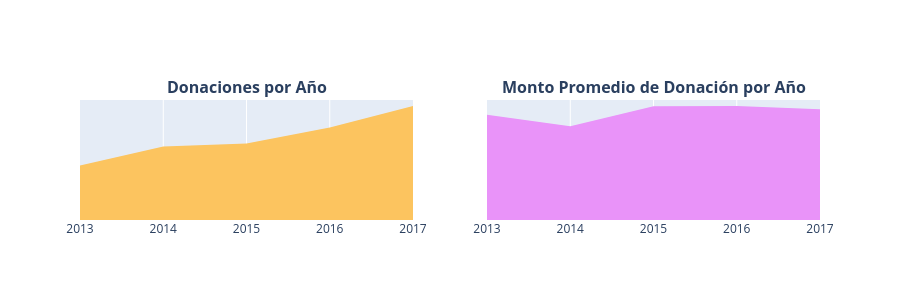

The notebook cell saved with this chart:
### Markdown cell above
> - **Donantes más generosos:**
> - Un donante no docente de **Manhattan Beach, California** ha donado más de **18,000 veces** (mostrado como D1 en el gráfico de la esquina superior izquierda) en DonorsChoose. Otro donante no docente de Nueva York ha donado una cantidad total masiva de **1.8 M USD** en aproximadamente 10,513 donaciones (mostrado como D1 en el gráfico de la esquina superior derecha). 
> - El pago único más alto de **60K** para el proyecto "Learning to Play while Playing to Learn" fue realizado por un donante de **Anahola, Hawái**, quien hasta el momento ha realizado un total de 223 donaciones. 

## <a id="3.4"> 3.4 ¿Qué montos de donación se recibieron y en qué momentos? </a>

### Donaciones por año 
 - 3.4.1 Número de donaciones por año 
 - 3.4.2 Montos promedio de donación por año

### Code cell
from plotly.subplots import make_subplots
import plotly.graph_objs as go
from plotly.offline import iplot

# Convertir la fecha de donación
donations_df['Donation Date'] = pd.to_datetime(donations_df['Donation Received Date'])
donations_df['Donation Year'] = donations_df['Donation Date'].dt.year
donations_df['Donation Month'] = donations_df['Donation Date'].dt.month
donations_df['Donation Day'] = donations_df['Donation Date'].dt.day
donations_df['Donation Weekday'] = donations_df['Donation Date'].dt.weekday
donations_df['Donation Hour'] = donations_df['Donation Date'].dt.hour

# Resumen por año
t1 = donations_df.groupby(['Donation Year']).agg({
    'Donation Month': 'count',
    'Donation Amount': 'mean'
}).reset_index().rename(columns={
    'Donation Month': 'Total Donations',
    'Donation Amount': 'Average Amount'
})

x = t1['Donation Year']
y1 = t1['Total Donations']
y2 = t1['Average Amount']

trace1 = go.Scatter(
    x=x[:-1],
    y=y1[:-1],
    fill='tozeroy',
    fillcolor='#fcc45f',
    mode='none'
)

trace2 = go.Scatter(
    x=x[:-1],
    y=y2[:-1],
    fill='tozeroy',
    fillcolor='#e993f9',
    mode='none'
)

fig = make_subplots(
    rows=1,
    cols=2,
    subplot_titles=(
        "<b>Donaciones por Año</b>",
        "<b>Monto Promedio de Donación por Año</b>"
    )
)

fig.add_trace(trace1, row=1, col=1)
fig.add_trace(trace2, row=1, col=2)

fig.update_layout(
    height=300,
    showlegend=False
)

fig.update_yaxes(
    showgrid=False,
    zeroline=False,
    showline=False,
    ticks='',
    showticklabels=False,
    row=1,
    col=1
)

fig.update_yaxes(
    showgrid=False,
    zeroline=False,
    showline=False,
    ticks='',
    showticklabels=False,
    row=1,
    col=2
)

iplot(fig)

### Figure 1 — Plotly figure (JSON) as saved in the notebook; plotly's stock layout.template omitted (floating-point values rounded to 4 significant figures)
{"data": [{"fill": "tozeroy", "fillcolor": "#fcc45f", "mode": "none", "type": "scatter", "x": [2013, 2014, 2015, 2016, 2017], "xaxis": "x", "y": [4826, 6488, 6761, 8182, 10073], "yaxis": "y"}, {"fill": "tozeroy", "fillcolor": "#e993f9", "mode": "none", "type": "scatter", "x": [2013, 2014, 2015, 2016, 2017], "xaxis": "x2", "y": [59.89, 53.25, 64.68, 64.84, 63.04], "yaxis": "y2"}], "layout": {"annotations": [{"font": {"size": 16}, "showarrow": false, "text": "<b>Donaciones por Año</b>", "x": 0.225, "xanchor": "center", "xref": "paper", "y": 1, "yanchor": "bottom", "yref": "paper"}, {"font": {"size": 16}, "showarrow": false, "text": "<b>Monto Promedio de Donación por Año</b>", "x": 0.775, "xanchor": "center", "xref": "paper", "y": 1, "yanchor": "bottom", "yref": "paper"}], "height": 300, "showlegend": false, "xaxis": {"anchor": "y", "domain": [0, 0.45]}, "xaxis2": {"anchor": "y2", "domain": [0.55, 1]}, "yaxis": {"anchor": "x", "domain": [0, 1], "showgrid": false, "showline": false, "showticklabels": false, "ticks": "", "zeroline": false}, "yaxis2": {"anchor": "x2", "domain": [0, 1], "showgrid": false, "showline": false, "showticklabels": false, "ticks": "", "zeroline": false}}}
